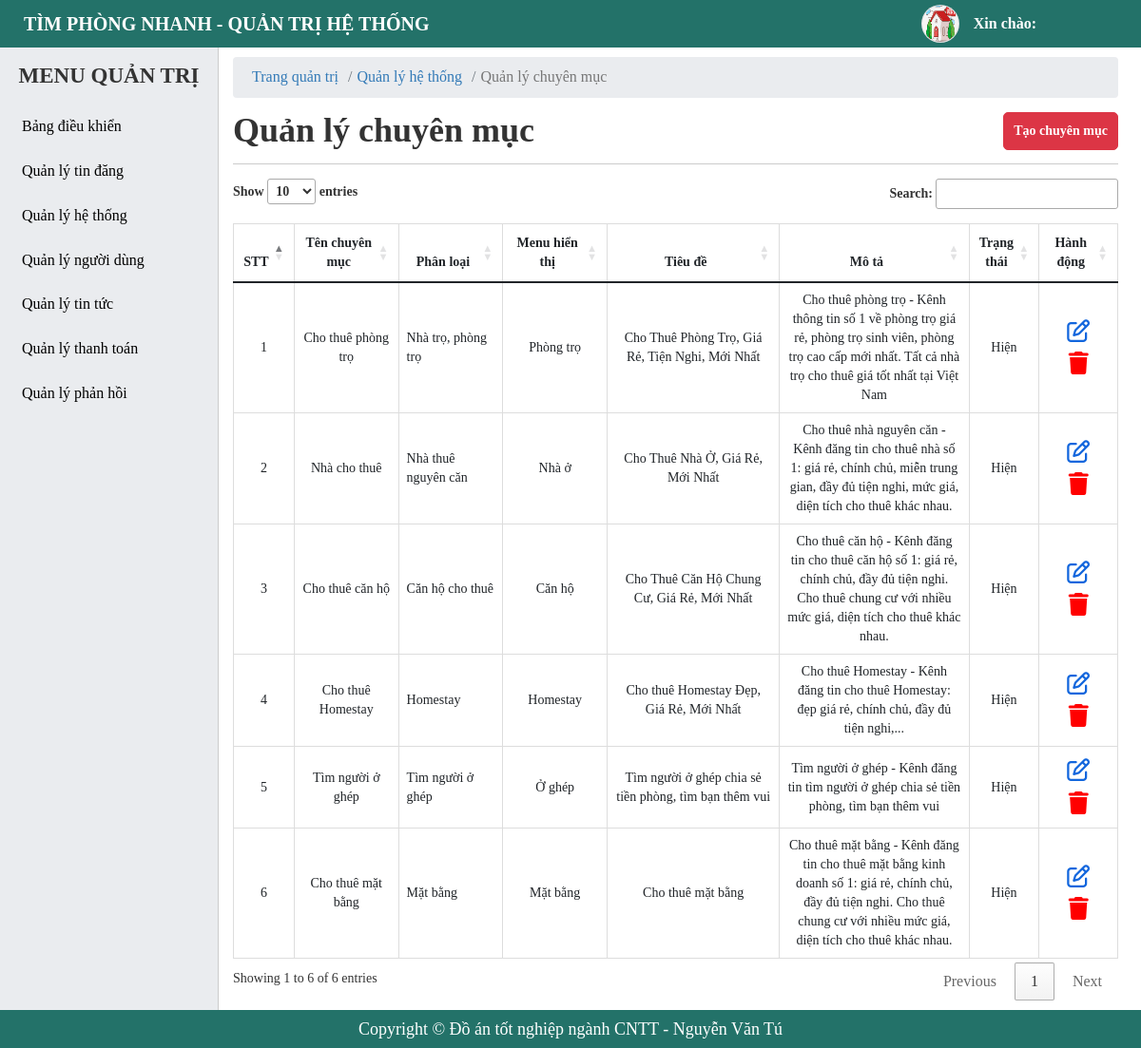
The page /admin/categories.php on the database as committed earlier.
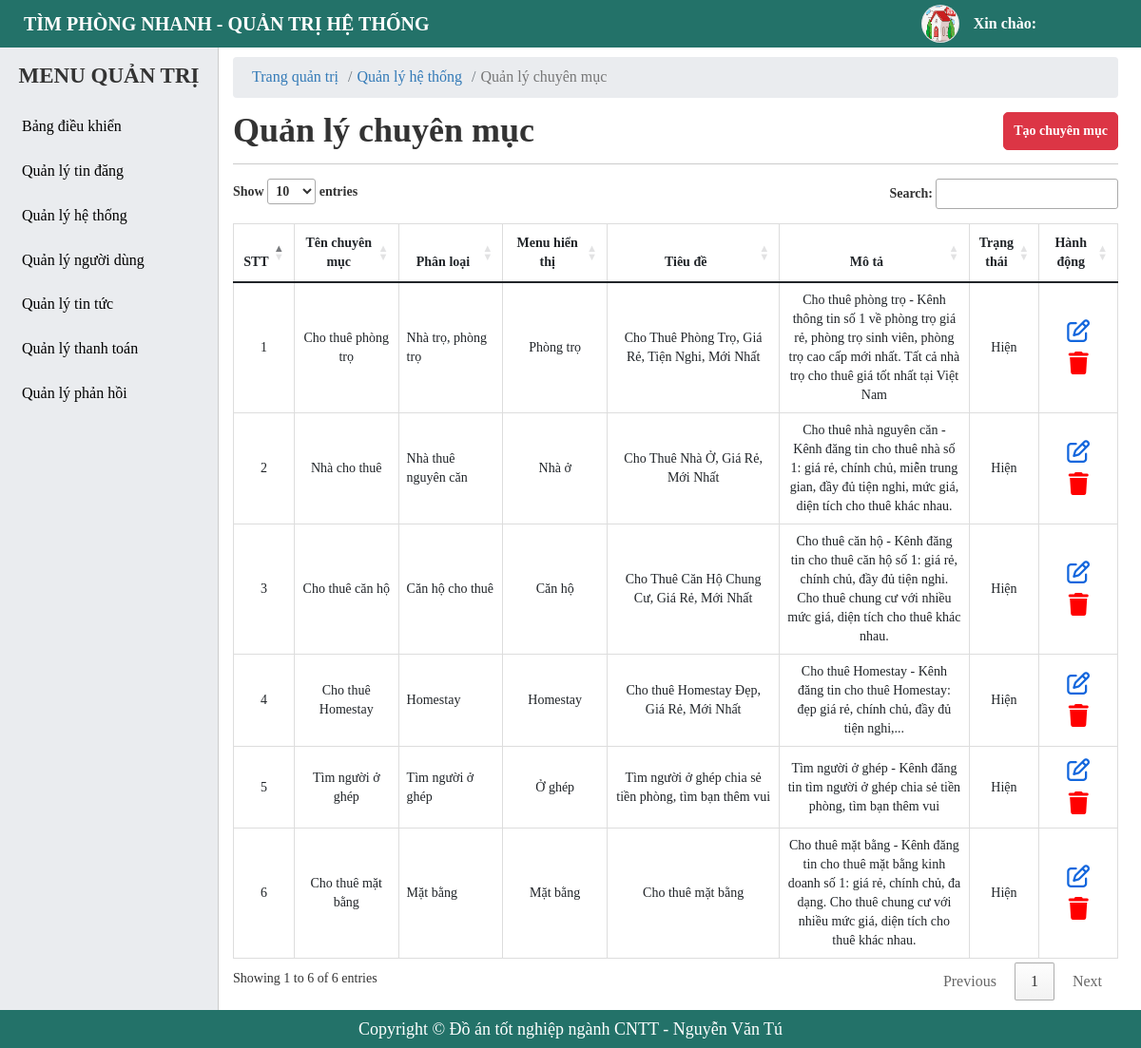
The same page on the database as committed later.
### tables this page shows
CREATE TABLE `tbl_categories` (
  `id` bigint(20) NOT NULL,
  `name` varchar(255) NOT NULL,
  `classify` varchar(255) NOT NULL,
  `slug` varchar(255) NOT NULL,
  `type` varchar(255) NOT NULL,
  `title` varchar(255) NOT NULL,
  `description` varchar(255) NOT NULL,
  `status` int(11) NOT NULL DEFAULT 1,
  `created_at` timestamp NOT NULL DEFAULT current_timestamp(),
  `updated_ad` timestamp NOT NULL DEFAULT current_timestamp()
);

### admin/categories.php (the view, shortened to what this page needs)
<?php
    include './include/connect.php';
    $queryCate = $conn->prepare("SELECT * FROM tbl_categories");
    $queryCate->execute();
    $resultsCate = $queryCate->fetchAll(PDO::FETCH_OBJ);
?>
<!DOCTYPE html>
<html lang="en">
<head>
    <?php include('include/link-css.php');?>
</head>
<body>
    <?php
     include('include/header.php');
    ?>
    <div id="main">
        <?php
        include('include/sidebar.php');
        ?>
        <div id="main-right">
            <nav aria-label="breadcrumb">
                <ol class="breadcrumb">
                    <li class="breadcrumb-item"><a href="#">Trang quản trị</a></li>
                    <li class="breadcrumb-item"><a href="#">Quản lý hệ thống</a></li>
                    <li class="breadcrumb-item active" aria-current="page">Quản lý chuyên mục</li>
                </ol>
            </nav>
            <section class="main-right-title">
                <div class="form-title">
                    <h1>Quản lý chuyên mục</h1>
                </div>
                <div class="account-btn">
                    <button class="btn btn-post btn-add">Tạo chuyên mục</button>
                </div>
            </section>
            <div class="main-right-table">
                <table class="table table-bordered table-post-list" id = "table-manage">
                    <thead>
                        <tr>
                            <th style="width: 5%;" >STT</th>
                            <th style="width: 12%;" >Tên chuyên mục</th>
                            <th style="width: 12%;" >Phân loại</th>
                            <th style="width: 12%;" >Menu hiển thị</th>
                            <th style="width: 20%;" >Tiêu đề</th>
                            <th style="width: 22%;" >Mô tả</th>
                            <th style="width: 8%;" >Trạng thái</th>
                            <th style="width: 10%;" >Hành động</th>
                        </tr>
                    </thead>
                    <tbody >
                        <?php foreach ($resultsCate as $key => $value) { ?>
                            <tr>
                                <td><?php echo $key+1 ?></td>
                                <td>
                                    <p><?php echo $value -> name ?></p>
                                </td>
                                <td style="text-align: left; ">
                                    <p><?php echo $value -> classify ?></p>
                                </td>
                                <td>
                                    <p><?php echo $value -> type ?></p>
                                </td>
                                <td>
                                    <p><?php echo $value -> title ?></p>
                                </td>
                                <td>
                                    <p><?php echo $value -> description ?></p>
                                </td>
                                <td>
                                    <?php if( $value -> status == 1){ ?>
                                        <p>Hiện</p>
                                    <?php }else{ ?>
                                        <p>Ẩn</p>
                                    <?php } ?>
                                </td>
                                <td>
                                    <a href="./categories.php?id=<?php echo $value -> id ?>" class="btn-setting btn-edit" style = "color: #1266dd;"><i class="fa-regular fa-pen-to-square"></i></a>
                                    <a href="./categories.php?del=<?php echo $value -> id ?>" class="btn-setting" style = "color: red;" onclick="return confirm('Bạn chắc chắn muốn xóa?');" ><i class="fa-solid fa-trash"></i>
                                    </a>
                                </td>
                            </tr>
                        <?php } ?>
                    </tbody>
                </table>
            </div>
        </div>
    </div>
    <?php include('include/footer.php');?>
</body>
</html>

Rows that differ between the two databases and show on the page:
changed tbl_categories "Cho thuê mặt bằng": description "…giá rẻ, chính chủ, đầy đủ tiện nghi. Cho thuê chung cư…" → "…giá rẻ, chính chủ, đa dạng. Cho thuê chung cư…"
